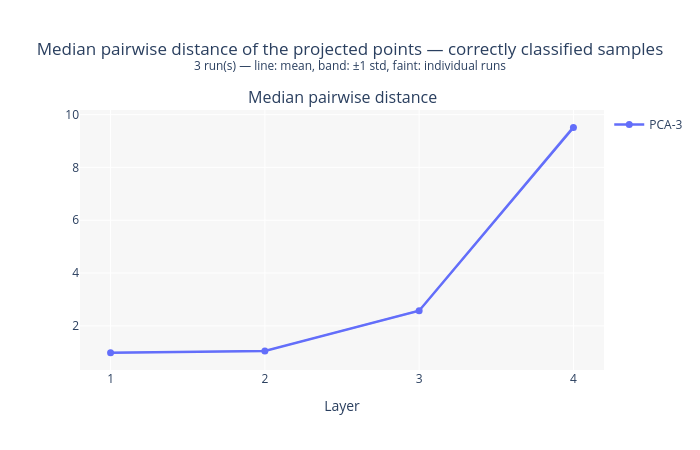
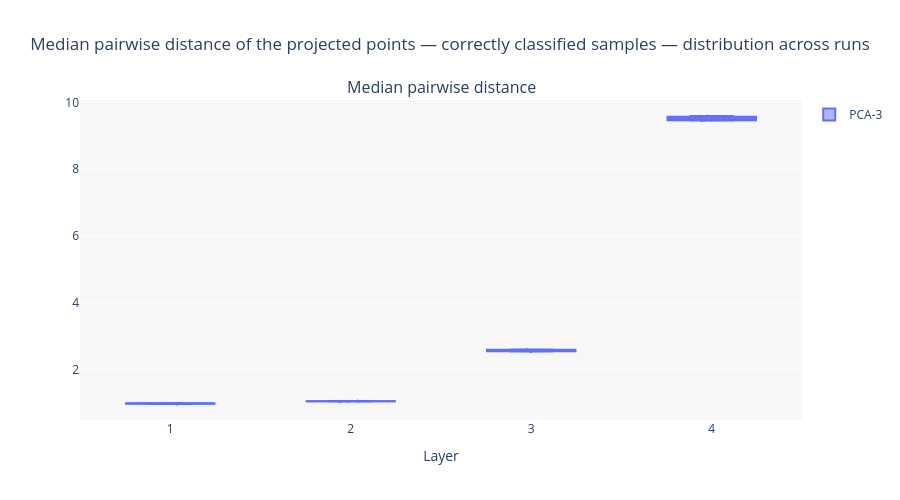

The cell these charts' notebook holds for them, in order:
### Code cell
# Scale diagnostic: if this grows across layers, unnormalised VR total persistence grows with it.
scale_summary = report_multirun({PROJ_LABEL: {'Median pairwise distance': scale}}, ANALYSIS_LAYERS,
                                f'Median pairwise distance of the projected points — {SUBSET_LABEL}')

### Figure 1 — Plotly figure (JSON) as saved in the notebook; plotly's stock layout.template omitted (floating-point values rounded to 4 significant figures)
{"data": [{"hoverinfo": "skip", "legendgroup": "PCA-3", "line": {"color": "#636EFA", "width": 0.8}, "mode": "lines", "opacity": 0.3, "showlegend": false, "type": "scatter", "x": [1, 2, 3, 4], "xaxis": "x", "y": [0.994, 1.056, 2.579, 9.492], "yaxis": "y"}, {"hoverinfo": "skip", "legendgroup": "PCA-3", "line": {"color": "#636EFA", "width": 0.8}, "mode": "lines", "opacity": 0.3, "showlegend": false, "type": "scatter", "x": [1, 2, 3, 4], "xaxis": "x", "y": [0.9945, 1.052, 2.599, 9.594], "yaxis": "y"}, {"hoverinfo": "skip", "legendgroup": "PCA-3", "line": {"color": "#636EFA", "width": 0.8}, "mode": "lines", "opacity": 0.3, "showlegend": false, "type": "scatter", "x": [1, 2, 3, 4], "xaxis": "x", "y": [0.9692, 1.047, 2.542, 9.463], "yaxis": "y"}, {"fill": "toself", "fillcolor": "rgba(99,110,250,0.2)", "hoverinfo": "skip", "legendgroup": "PCA-3", "line": {"width": 0}, "mode": "lines", "showlegend": false, "type": "scatter", "x": [1, 2, 3, 4, 4, 3, 2, 1], "xaxis": "x", "y": [1.0, 1.056, 2.602, 9.585, 9.448, 2.545, 1.047, 0.9714], "yaxis": "y"}, {"customdata": [[0.01444, 0.9692, 0.9945], [0.004477, 1.047, 1.056], [0.02896, 2.542, 2.599], [0.06886, 9.463, 9.594]], "hovertemplate": "Layer %{x}<br>mean %{y:.4g} ± %{customdata[0]:.3g}<br>min %{customdata[1]:.4g} · max %{customdata[2]:.4g}<extra>PCA-3</extra>", "legendgroup": "PCA-3", "line": {"color": "#636EFA", "width": 2.5}, "marker": {"size": 7}, "mode": "lines+markers", "name": "PCA-3", "showlegend": true, "type": "scatter", "x": [1, 2, 3, 4], "xaxis": "x", "y": [0.9859, 1.052, 2.574, 9.516], "yaxis": "y"}], "layout": {"annotations": [{"font": {"size": 16}, "showarrow": false, "text": "Median pairwise distance", "x": 0.5, "xanchor": "center", "xref": "paper", "y": 1, "yanchor": "bottom", "yref": "paper"}], "height": 450, "legend": {"x": 1.01, "xanchor": "left", "y": 1}, "margin": {"t": 110}, "plot_bgcolor": "#f7f7f7", "title": {"text": "Median pairwise distance of the projected points — correctly classified samples<br><sup>3 run(s) — line: mean, band: ±1 std, faint: individual runs</sup>", "x": 0.5, "xanchor": "center"}, "width": 700, "xaxis": {"anchor": "y", "domain": [0, 1], "tickmode": "array", "tickvals": [1, 2, 3, 4], "title": {"text": "Layer"}}, "yaxis": {"anchor": "x", "domain": [0, 1]}}}

### Figure 2 — Plotly figure (JSON) as saved in the notebook; plotly's stock layout.template omitted (floating-point values rounded to 4 significant figures)
{"data": [{"boxmean": "sd", "boxpoints": "all", "jitter": 0.3, "legendgroup": "PCA-3", "marker": {"color": "#636EFA", "size": 3}, "name": "PCA-3", "offsetgroup": "PCA-3", "pointpos": 0, "showlegend": true, "type": "box", "x": [1, 2, 3, 4, 1, 2, 3, 4, 1, 2, 3, 4], "xaxis": "x", "y": [0.994, 1.056, 2.579, 9.492, 0.9945, 1.052, 2.599, 9.594, 0.9692, 1.047, 2.542, 9.463], "yaxis": "y"}], "layout": {"annotations": [{"font": {"size": 16}, "showarrow": false, "text": "Median pairwise distance", "x": 0.5, "xanchor": "center", "xref": "paper", "y": 1, "yanchor": "bottom", "yref": "paper"}], "boxmode": "group", "height": 500, "legend": {"x": 1.01, "xanchor": "left", "y": 1}, "plot_bgcolor": "#f7f7f7", "title": {"text": "Median pairwise distance of the projected points — correctly classified samples — distribution across runs", "x": 0.5, "xanchor": "center"}, "width": 900, "xaxis": {"anchor": "y", "domain": [0, 1], "tickmode": "array", "tickvals": [1, 2, 3, 4], "title": {"text": "Layer"}}, "yaxis": {"anchor": "x", "domain": [0, 1]}}}
